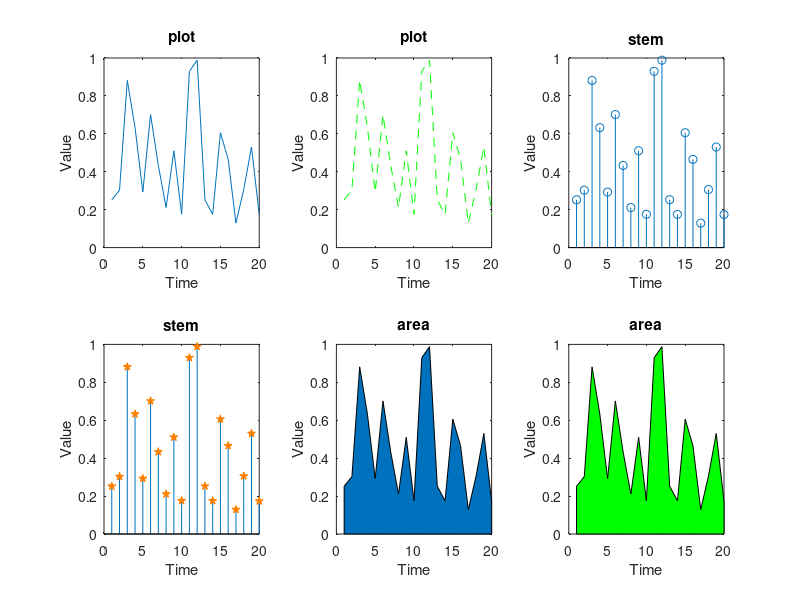

MATLAB code for this plot:
%% PTV - EXERCISE 5 - DATA VISUALIZATION (PTV - CVIČENÍ 5 - VIZUALIZACE DAT)

%% 1. ZÁKLADNÍ PRÁCE S GRAFY
% Generate a vector of 20 random numbers
randomVector  = rand(1, 20);
%{
figure;
plot(randomVector);
xlabel('Time');
ylabel('Value');
title('plot');

% c) spojitý graf (plot) vykreslete také čárkovanou čárou zelené barvy
figure;
plot(randomVector, '--g');
xlabel('Time');
ylabel('Value');
title('plot');

% Using stem function with default settings
figure;
stem(randomVector);
xlabel('Time');
ylabel('Value');
title('stem');

% distkrétní graf (stem) vykreslete tak, aby značky byly ve tvaru hvězdy oranžové barvy
figure;
stem(randomVector, 'p', 'MarkerFaceColor', [1, 0.5, 0], 'MarkerEdgeColor', [1, 0.5, 0]);
xlabel('Time');
ylabel('Value');
title('stem');

% Using area function with default settings
figure;
area(randomVector);
xlabel('Time');
ylabel('Value');
title('area');

% graf plochy (area) vykreslete zelenou barvou
figure;
area(randomVector, 'FaceColor', 'g');
xlabel('Time');
ylabel('Value');
title('area'); 
%} 

%% 2. VYKRESLENÍ VÍCE GRAFŮ DO JEDNOHO OKNA

% Creating a single window (Figure) for all 6 plots
figure;

% Using subplot to place the first plot
subplot(2, 3, 1);
plot(randomVector);
xlabel('Time');
ylabel('Value');
title('plot');

% Using subplot to place the second plot
subplot(2, 3, 2);
plot(randomVector, '--g');
xlabel('Time');
ylabel('Value');
title('plot');

% Using subplot to place the third plot
subplot(2, 3, 3);
stem(randomVector);
xlabel('Time');
ylabel('Value');
title('stem');

% Using subplot to place the fourth plot
subplot(2, 3, 4);
stem(randomVector, 'p', 'MarkerFaceColor', [1, 0.5, 0], 'MarkerEdgeColor', [1, 0.5, 0]);
xlabel('Time');
ylabel('Value');
title('stem');

% Using subplot to place the fifth plot
subplot(2, 3, 5);
area(randomVector);
xlabel('Time');
ylabel('Value');
title('area');

% Using subplot to place the sixth plot
subplot(2, 3, 6);
area(randomVector, 'FaceColor', 'g');
xlabel('Time');
ylabel('Value');
title('area');